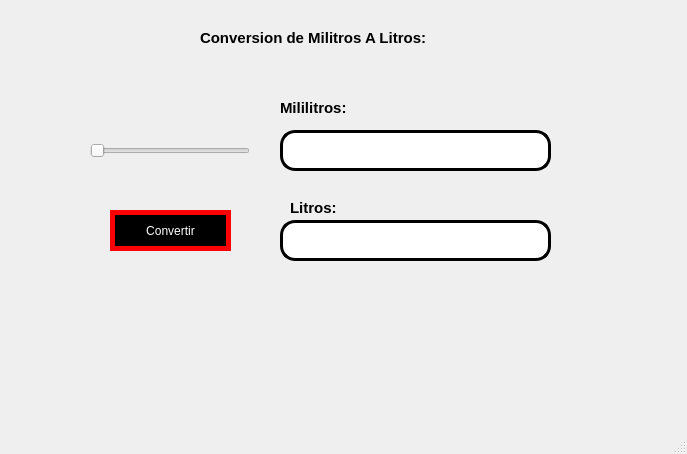
<?xml version="1.0" encoding="UTF-8"?>
<ui version="4.0">
 <class>MainWindow</class>
 <widget class="QMainWindow" name="MainWindow">
  <property name="geometry">
   <rect>
    <x>0</x>
    <y>0</y>
    <width>687</width>
    <height>454</height>
   </rect>
  </property>
  <property name="windowTitle">
   <string>MainWindow</string>
  </property>
  <widget class="QWidget" name="centralwidget">
   <widget class="QLabel" name="label">
    <property name="geometry">
     <rect>
      <x>10</x>
      <y>10</y>
      <width>161</width>
      <height>81</height>
     </rect>
    </property>
    <property name="styleSheet">
     <string notr="true"/>
    </property>
    <property name="text">
     <string/>
    </property>
    <property name="pixmap">
     <pixmap resource="../../archivos/recursos.qrc">:/Ejercicios/escudo_imagotipoUAT.png</pixmap>
    </property>
    <property name="scaledContents">
     <bool>true</bool>
    </property>
   </widget>
   <widget class="QLabel" name="label_2">
    <property name="geometry">
     <rect>
      <x>470</x>
      <y>10</y>
      <width>181</width>
      <height>111</height>
     </rect>
    </property>
    <property name="styleSheet">
     <string notr="true"/>
    </property>
    <property name="text">
     <string/>
    </property>
    <property name="pixmap">
     <pixmap resource="../../archivos/recursos.qrc">:/Logos/fians.png</pixmap>
    </property>
    <property name="scaledContents">
     <bool>true</bool>
    </property>
   </widget>
   <widget class="QLabel" name="label_3">
    <property name="geometry">
     <rect>
      <x>520</x>
      <y>320</y>
      <width>151</width>
      <height>91</height>
     </rect>
    </property>
    <property name="styleSheet">
     <string notr="true"/>
    </property>
    <property name="text">
     <string/>
    </property>
    <property name="pixmap">
     <pixmap resource="../../archivos/recursos.qrc">:/Logos/56f38-batman-logo-png-transparent-free.png</pixmap>
    </property>
    <property name="scaledContents">
     <bool>true</bool>
    </property>
   </widget>
   <widget class="QLabel" name="label_4">
    <property name="geometry">
     <rect>
      <x>280</x>
      <y>100</y>
      <width>91</width>
      <height>16</height>
     </rect>
    </property>
    <property name="font">
     <font>
      <pointsize>11</pointsize>
      <weight>75</weight>
      <bold>true</bold>
     </font>
    </property>
    <property name="text">
     <string>Mililitros:</string>
    </property>
   </widget>
   <widget class="QLineEdit" name="txt_valor">
    <property name="geometry">
     <rect>
      <x>280</x>
      <y>130</y>
      <width>271</width>
      <height>41</height>
     </rect>
    </property>
    <property name="font">
     <font>
      <weight>75</weight>
      <italic>false</italic>
      <bold>true</bold>
      <underline>false</underline>
     </font>
    </property>
    <property name="styleSheet">
     <string notr="true">border: 3px solid black;
border-radius: 15px;</string>
    </property>
    <property name="text">
     <string/>
    </property>
   </widget>
   <widget class="QSlider" name="horizontalSlider">
    <property name="geometry">
     <rect>
      <x>90</x>
      <y>140</y>
      <width>160</width>
      <height>22</height>
     </rect>
    </property>
    <property name="orientation">
     <enum>Qt::Horizontal</enum>
    </property>
   </widget>
   <widget class="QLabel" name="label_5">
    <property name="geometry">
     <rect>
      <x>200</x>
      <y>30</y>
      <width>291</width>
      <height>16</height>
     </rect>
    </property>
    <property name="font">
     <font>
      <pointsize>11</pointsize>
      <weight>75</weight>
      <bold>true</bold>
     </font>
    </property>
    <property name="text">
     <string>Conversion de Militros A Litros:</string>
    </property>
   </widget>
   <widget class="QLineEdit" name="txt_litros">
    <property name="geometry">
     <rect>
      <x>280</x>
      <y>220</y>
      <width>271</width>
      <height>41</height>
     </rect>
    </property>
    <property name="font">
     <font>
      <weight>75</weight>
      <italic>false</italic>
      <bold>true</bold>
      <underline>false</underline>
     </font>
    </property>
    <property name="styleSheet">
     <string notr="true">border: 3px solid black;
border-radius: 15px;</string>
    </property>
    <property name="text">
     <string/>
    </property>
   </widget>
   <widget class="QLabel" name="label_6">
    <property name="geometry">
     <rect>
      <x>290</x>
      <y>200</y>
      <width>61</width>
      <height>16</height>
     </rect>
    </property>
    <property name="font">
     <font>
      <pointsize>11</pointsize>
      <weight>75</weight>
      <bold>true</bold>
     </font>
    </property>
    <property name="text">
     <string>Litros:</string>
    </property>
   </widget>
   <widget class="QPushButton" name="btn_guardar">
    <property name="geometry">
     <rect>
      <x>110</x>
      <y>210</y>
      <width>121</width>
      <height>41</height>
     </rect>
    </property>
    <property name="styleSheet">
     <string notr="true">background-color: rgb(0,0,0);
color: rgb(255,255,255);
border-radius:25px;
border:5px solid red</string>
    </property>
    <property name="text">
     <string>Convertir</string>
    </property>
   </widget>
  </widget>
  <widget class="QMenuBar" name="menubar">
   <property name="geometry">
    <rect>
     <x>0</x>
     <y>0</y>
     <width>687</width>
     <height>21</height>
    </rect>
   </property>
  </widget>
  <widget class="QStatusBar" name="statusbar"/>
 </widget>
 <resources>
  <include location="../../archivos/recursos.qrc"/>
 </resources>
 <connections/>
</ui>
